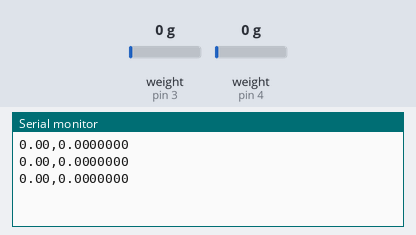
A sketch run on a simulated Arduino Uno, built with avr-gcc and run on an emulated ATmega328P. On the bench: the last lines printed to the serial monitor. Inputs (shaded band) come from the test bench; at power-on: weight on the scale (sensors on pin 3, pin 4) 0 g.

Above: at 3.2 s.
3.3 s: weight on the scale (sensor on pin 3) set to 100 g
At 3.76 s:
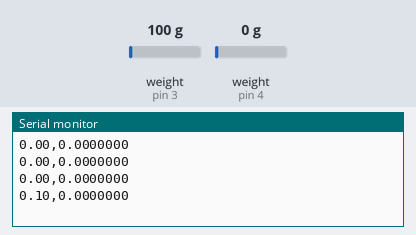
4.8 s: weight on the scale (sensor on pin 4) set to 100 g
At 4.97 s:
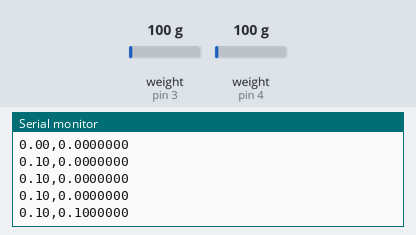
6.3 s: weight on the scale (sensor on pin 3) set to 1250 g
At 6.58 s:
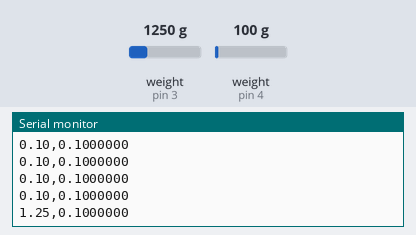
7.8 s: weight on the scale (sensor on pin 4) set to 1250 g
At 8.19 s:
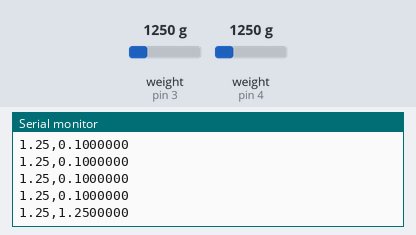
Timing chart, 0 to 10.3 s (numbered marks = the images above; inputs shaded):
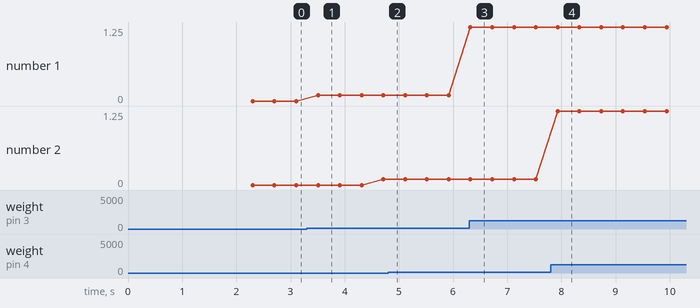

Measured:
- after the input at 3.3 s, the serial monitor: prints a new line after 0.21 s (image 1)
- after the input at 6.3 s, the serial monitor: prints a new line at once (image 3)
- after the input at 7.8 s, the serial monitor: prints a new line after 0.13 s (image 4)
- plotted number 1: 0 → 0.1 after the input at 3.3 s, 0.1 → 1.25 after the input at 6.3 s
- plotted number 2: 0 → 0.1 after the input at 3.3 s

The sketch:

separate_clk.ino
```cpp
#include <HX711.h>

#define DOUT  3 //load cell
#define CLK  2  //load cell
#define DOUT2  4 //strain guage
#define CLK2  5 //strain guage

HX711 scale1;
HX711 scale2;

float force_calibration_factor = -22400;
float strain_calibration_factor = 255612315;

void setup() {
  Serial.begin(115200);
  scale1.begin(DOUT, CLK);
  scale1.set_scale(force_calibration_factor);
  scale1.tare();

  scale2.begin(DOUT2, CLK2, 32);
  scale2.set_scale(strain_calibration_factor);
  scale2.tare();


}

void loop() {
  scale1.set_scale(force_calibration_factor);
  scale2.set_scale(strain_calibration_factor);
  while(!Serial.availableForWrite()){}
  float force = scale1.get_units();
  float r = scale2.get_units();
  Serial.print(scale1.get_units(), 2);
  Serial.print(',');
  Serial.print(scale2.get_units(), 7);
  Serial.println();
}
```
